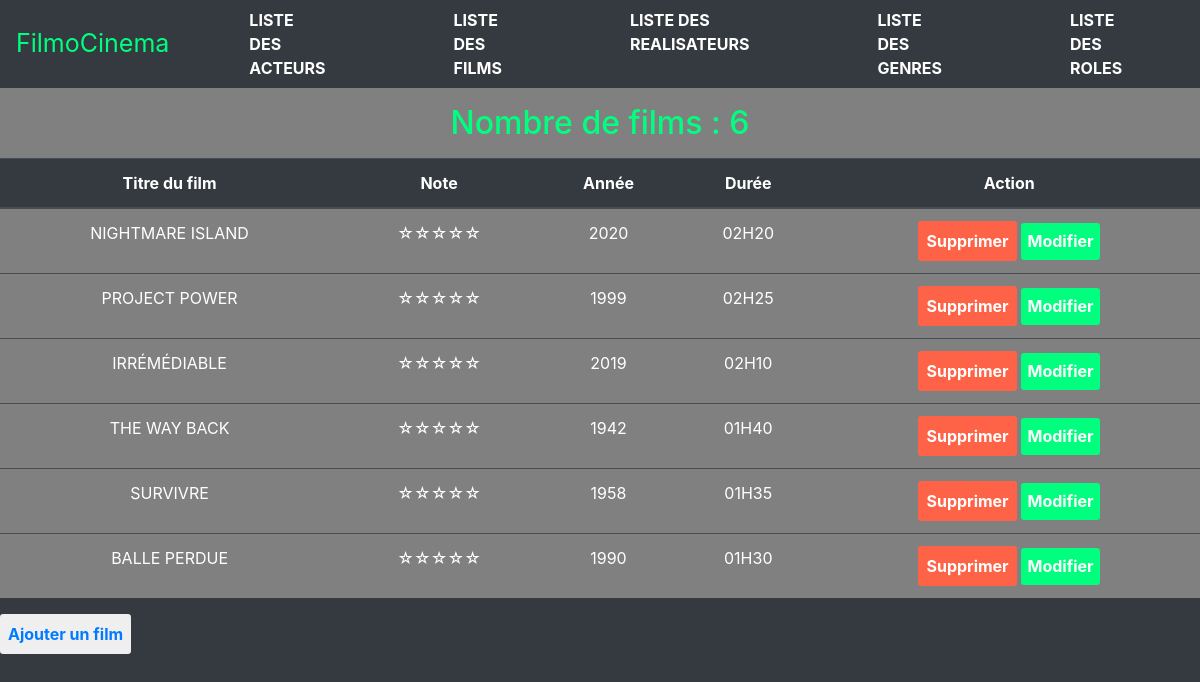
/index.php?action=listFilms, run on the app's committed database.
### tables this page shows
CREATE TABLE IF NOT EXISTS `film` (
  `id_film` int(11) NOT NULL AUTO_INCREMENT,
  `titre` varchar(50) NOT NULL,
  `annee` year(4) NOT NULL,
  `synopsis` varchar(5000) DEFAULT NULL,
  `duree` int(11) NOT NULL DEFAULT '0',
  `affiche` varchar(500) DEFAULT NULL,
  `note` varchar(50) DEFAULT NULL,
  `id_real` int(11) NOT NULL,
  PRIMARY KEY (`id_film`),
  KEY `Film_Realisateur_FK` (`id_real`),
  CONSTRAINT `Film_Realisateur_FK` FOREIGN KEY (`id_real`) REFERENCES `realisateur` (`id_real`)
);

### Controller/FilmController.php (called while the page is built, shortened)
<?php
class FilmController
{
    public function findAll()
    {
        $dao = new DAO();
        $sql = "SELECT id_film, titre, note, annee, TIME_FORMAT(SEC_TO_TIME(duree*60), '%HH%i') AS duree FROM film ";
        $films = $dao->executerRequete($sql);
        require "View/film/listFilms.php";
    }
}

### BDD/DAO.php (called while the page is built, shortened)
<?php
class DAO
{
    private $bdd;
    public function __construct()
    {
        $this->bdd = new PDO('mysql:host=localhost;dbname=cinema;charset=utf8', 'root', '');
    }
    public function executerRequete($sql, $params = NULL)
    {
        if ($params == NULL) {
            $resultat = $this->bdd->query($sql);
        } else {
            $resultat = $this->bdd->prepare($sql);
            $resultat->execute($params);
        }
        return $resultat;
    }
}

### View/film/listFilms.php (the view, shortened to what this page needs)
<h2>Nombre de films : <?= $films->rowCount(); ?></h2>
<table class="table table-dark">
    <thead>
        <tr>
            <th scope="col">Titre du film</th>
            <th scope="col">Note</th>
            <th scope="col">Année</th>
            <th scope="col">Durée</th>
            <th scope="col" id="action">Action</th>
        </tr>
    </thead>
    <tbody>
        <?php
        while ($film = $films->fetch()) {
            echo '<tr><td><a href="index.php?action=detailFilms&id=' . $film["id_film"] . '">' . $film['titre'] . '</a></td>';
            $star = str_repeat("&#9733;", $film["note"]).str_repeat("&#9734", 5 - $film["note"]);
            echo '<td>' . $star . '</td>';
            echo '<td>' . $film['annee'] . '</td>';
            echo '<td>' . $film['duree'] . '</td>';
            echo '<td><a href="index.php?action=supprimerFilm&id=' . $film["id_film"] . '"><button class="bDelete">Supprimer</button></a> <a href="index.php?action=modifierFilmFormulaire&id=' . $film["id_film"] . '"><button class="bMod">Modifier</button></a></tr>';
        }
        ?>
    </tbody>
</table>
<div class="ajouter"><button class="add"><a href="index.php?action=ajouterFilmFormulaire">Ajouter un film</a></button></div>
<?php
require "View/template.php";

### Public/css/style.css (style rules this page uses)
h2 { text-align: center; color: springgreen; background-color: gray; margin: 0; padding: 0.5em; }
thead { text-align: center; background-color: #343a40; }
tbody { text-align: center; }
.table-dark { background-color: gray; }
.bDelete { background-color: tomato; color: white; border: none; border-radius: 0.2em; padding: 0.5em; font-weight: bold; }
.bMod { background-color: springgreen; color: white; border: none; border-radius: 0.2em; padding: 0.4em; font-weight: bold; }
.ajouter .add { color: springgreen !important; border-radius: 0.2em; border: none; padding: 0.5em; font-weight: bold; text-decoration: none; }
td a { text-decoration: none; color: white; }
body { background: #343a40; }

### data on the page
film: titre "NIGHTMARE ISLAND", note "☆☆☆☆☆", annee "2020", duree "02H20"
film: titre "PROJECT POWER", note "☆☆☆☆☆", annee "1999", duree "02H25"
film: titre "IRRÉMÉDIABLE", note "☆☆☆☆☆", annee "2019", duree "02H10"
film: titre "THE WAY BACK", note "☆☆☆☆☆", annee "1942", duree "01H40"
film: titre "SURVIVRE", note "☆☆☆☆☆", annee "1958", duree "01H35"
film: titre "BALLE PERDUE", note "☆☆☆☆☆", annee "1990", duree "01H30"

### other printed values
$films->rowCount() "6"
